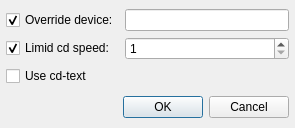
<ui version="4.0" >
 <class>SettingsDialog</class>
 <widget class="QDialog" name="SettingsDialog" >
  <property name="geometry" >
   <rect>
    <x>0</x>
    <y>0</y>
    <width>295</width>
    <height>128</height>
   </rect>
  </property>
  <property name="windowTitle" >
   <string>CD Audio Plugin Settings</string>
  </property>
  <layout class="QGridLayout" name="gridLayout" >
   <property name="leftMargin" >
    <number>6</number>
   </property>
   <property name="topMargin" >
    <number>9</number>
   </property>
   <property name="rightMargin" >
    <number>6</number>
   </property>
   <property name="bottomMargin" >
    <number>6</number>
   </property>
   <item row="0" column="0" >
    <widget class="QCheckBox" name="deviceCheckBox" >
     <property name="text" >
      <string>Override device:</string>
     </property>
     <property name="checked" >
      <bool>true</bool>
     </property>
    </widget>
   </item>
   <item row="0" column="1" >
    <widget class="QLineEdit" name="deviceLineEdit" />
   </item>
   <item row="1" column="0" >
    <widget class="QCheckBox" name="speedCheckBox" >
     <property name="text" >
      <string>Limid cd speed:</string>
     </property>
     <property name="checked" >
      <bool>true</bool>
     </property>
    </widget>
   </item>
   <item row="1" column="1" >
    <widget class="QSpinBox" name="speedSpinBox" >
     <property name="minimum" >
      <number>1</number>
     </property>
     <property name="maximum" >
      <number>48</number>
     </property>
    </widget>
   </item>
   <item row="2" column="0" >
    <widget class="QCheckBox" name="cdtextCheckBox" >
     <property name="text" >
      <string>Use cd-text</string>
     </property>
    </widget>
   </item>
   <item row="3" column="0" colspan="2" >
    <layout class="QHBoxLayout" name="horizontalLayout" >
     <item>
      <spacer>
       <property name="orientation" >
        <enum>Qt::Horizontal</enum>
       </property>
       <property name="sizeHint" stdset="0" >
        <size>
         <width>144</width>
         <height>30</height>
        </size>
       </property>
      </spacer>
     </item>
     <item>
      <widget class="QDialogButtonBox" name="buttonBox" >
       <property name="standardButtons" >
        <set>QDialogButtonBox::Cancel|QDialogButtonBox::Ok</set>
       </property>
      </widget>
     </item>
    </layout>
   </item>
  </layout>
 </widget>
 <resources/>
 <connections>
  <connection>
   <sender>buttonBox</sender>
   <signal>accepted()</signal>
   <receiver>SettingsDialog</receiver>
   <slot>accept()</slot>
   <hints>
    <hint type="sourcelabel" >
     <x>253</x>
     <y>118</y>
    </hint>
    <hint type="destinationlabel" >
     <x>95</x>
     <y>53</y>
    </hint>
   </hints>
  </connection>
  <connection>
   <sender>buttonBox</sender>
   <signal>rejected()</signal>
   <receiver>SettingsDialog</receiver>
   <slot>reject()</slot>
   <hints>
    <hint type="sourcelabel" >
     <x>253</x>
     <y>118</y>
    </hint>
    <hint type="destinationlabel" >
     <x>130</x>
     <y>63</y>
    </hint>
   </hints>
  </connection>
  <connection>
   <sender>deviceCheckBox</sender>
   <signal>toggled(bool)</signal>
   <receiver>deviceLineEdit</receiver>
   <slot>setEnabled(bool)</slot>
   <hints>
    <hint type="sourcelabel" >
     <x>84</x>
     <y>17</y>
    </hint>
    <hint type="destinationlabel" >
     <x>151</x>
     <y>17</y>
    </hint>
   </hints>
  </connection>
  <connection>
   <sender>speedCheckBox</sender>
   <signal>toggled(bool)</signal>
   <receiver>speedSpinBox</receiver>
   <slot>setEnabled(bool)</slot>
   <hints>
    <hint type="sourcelabel" >
     <x>99</x>
     <y>42</y>
    </hint>
    <hint type="destinationlabel" >
     <x>134</x>
     <y>45</y>
    </hint>
   </hints>
  </connection>
 </connections>
</ui>
